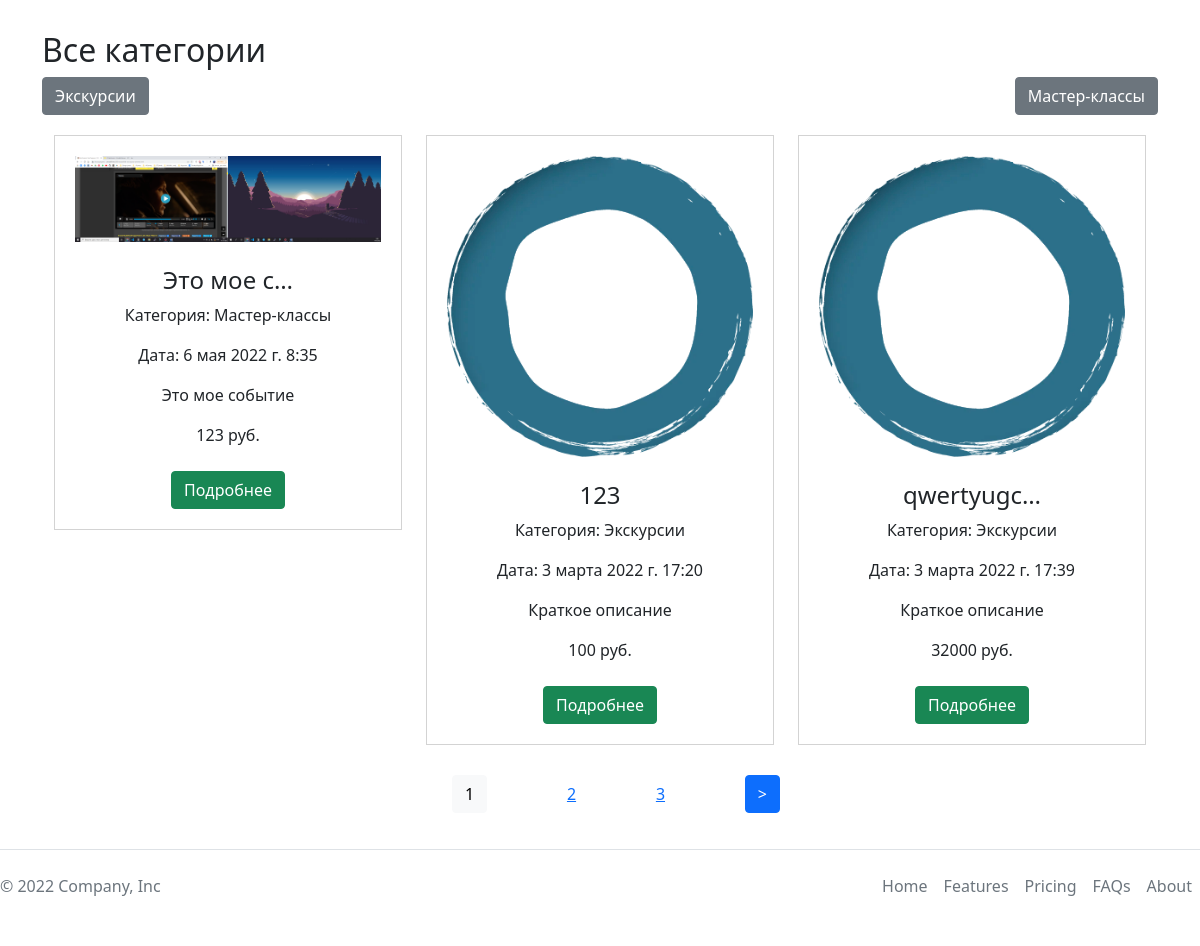
/ru/ (lower part), run on an earlier commit of the app's database.
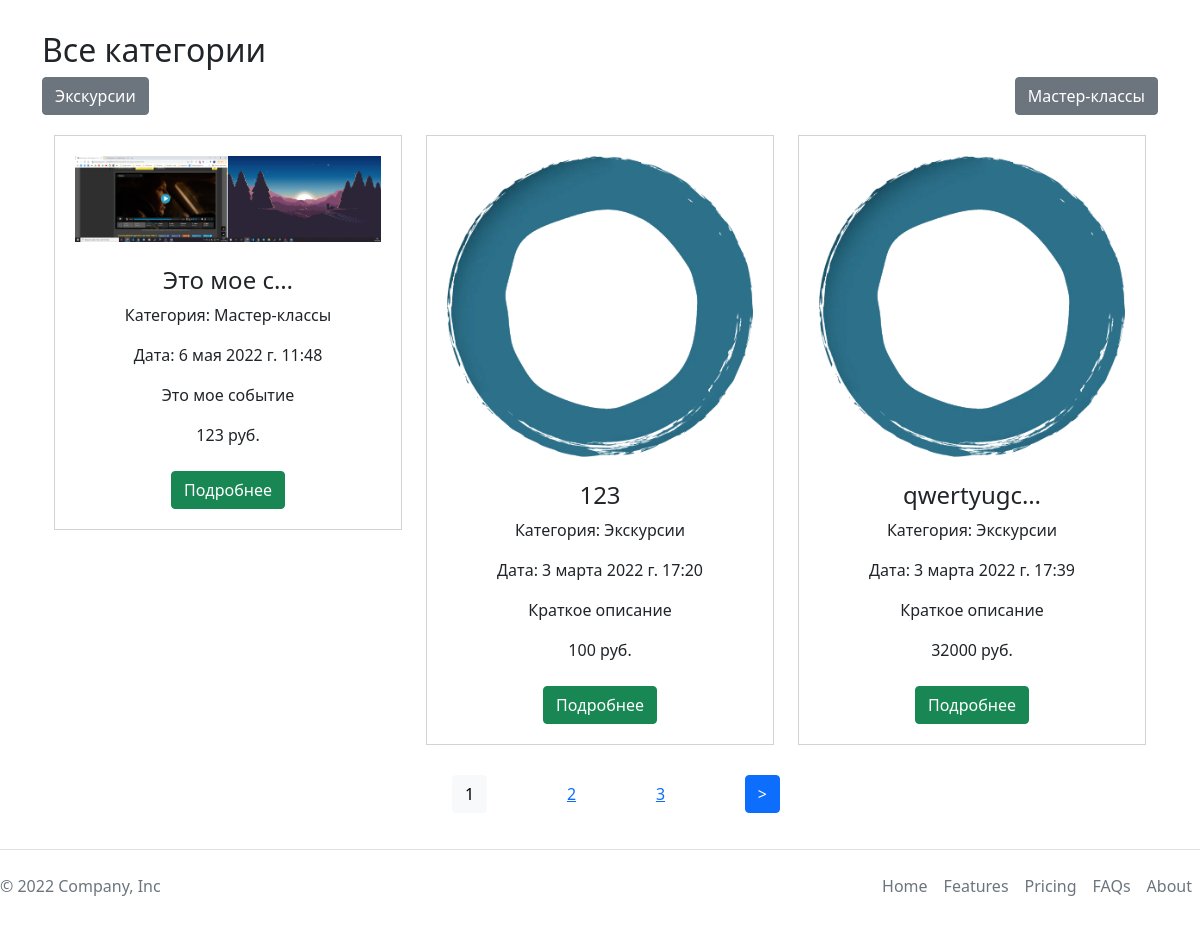
And on a later commit of the database.
### main/models.py (models this page shows, shortened)
class Event(models.Model):
    title = models.CharField('Название', max_length=50)
    price = models.DecimalField(
        max_digits=10, decimal_places=0, default=0)
    discount = models.IntegerField(blank=True, null=True, default=0)
    slug = models.SlugField(unique=True, db_index=True, verbose_name='URL')
    author = models.ForeignKey(User, on_delete=models.PROTECT, default=1)
    short_description = models.TextField(
        'Краткое описание', blank=True, null=True, default=None)
    description = models.TextField('Описание')
    photo = models.ImageField(
        'Фото', upload_to="photos/%Y/%m/%d/", null=True)
    time_create = models.DateTimeField('Дата создания', auto_now_add=True)
    time_upload = models.DateTimeField('Дата изменения', auto_now=True)
    is_published = models.BooleanField('Публикация', default=True)
    is_popular = models.BooleanField(default=False)
    is_promo = models.BooleanField(default=False)
    cat = models.ForeignKey('Category',
                            on_delete=models.PROTECT, verbose_name='Категория')
    class Meta:
        verbose_name = "Событие"
        verbose_name_plural = "События"
        ordering = ['-time_create', 'title']
    def get_absolute_url(self):
        return reverse('event', kwargs={'event_slug': self.slug})

class Category(models.Model):
    name = models.CharField(max_length=100, db_index=True,
                            verbose_name='Название категории')
    slug = models.SlugField(unique=True, db_index=True, verbose_name='URL')
    is_active = models.BooleanField(default=True)
    def __str__(self):
        return self.name
    def get_absolute_url(self):
        return reverse('category', kwargs={'cat_slug': self.slug})
    class Meta:
        verbose_name = "Категория"
        verbose_name_plural = 'Категории'

### main/views.py (the view)
# urls.py: path('', views.EventHome.as_view(),  name="home"),
class EventHome(DataMixin, ListView):
    model = Event
    template_name = 'main/index.html'
    context_object_name = 'events'
    def get_context_data(self, *, object_list=None, **kwargs):
        context = super().get_context_data(**kwargs)
        c_def = self.get_user_context(title="Главная страница")
        return dict(list(context.items()) + list(c_def.items()))
    def get_queryset(self):
        return Event.objects.filter(is_published=True).select_related('cat')

### main/utils.py (called while the page is built)
    def get_user_context(self, **kwargs):
        context = kwargs
        cats = Category.objects.annotate(Count('event'))
        user_menu = menu.copy()
        if not self.request.user.is_authenticated:
            user_menu.pop(2)
            user_menu.pop(3)
        context['menu'] = user_menu
        context['cats'] = cats
        if 'cat_selected' not in context:
            context['cat_selected'] = 0
        return context

### main/templates/main/index.html (shortened to what this page needs)
{% extends 'main/base.html' %}
{% load main_tags %}
{% load static %}
{% load i18n %}
{% block content %}
<div class="container">
    <div class="events_type">
        <h1 class="common_h2">
        </h1>
        <h2>
            {% trans 'Все категории'%}
        </h2>
        <div class="events_type__list">
            {% for c in cats %}
            {% if c.event__count > 0 %}
            {% if c.pk == cat_selected %}
            <div class="btn btn-outline-success">
                {{ c.name }}
            </div>
            {% else %}
            <a class="btn btn-secondary" href="{{ c.get_absolute_url }}"> {{ c.name }}</a>
            {% endif %}
            {% endif %}
            {% endfor %}
        </div>
        <div class="section section1">
            <div class="container">
                <div class="row">
                    {% for e in events %}
                    <div class="col-lg-4">
                        <div class="product-item">
                            <div>
                                {% if e.photo %}
                                <img class="img-fluid" src=" {{ e.photo.url }}" alt="">
                                {% endif %}
                            </div>
                            <br>
                            <h4>{{e.title|truncatechars_html:10}}</h4>
                            <p>
                                {% trans 'Категория'%}: {{ e.cat }}
                            </p>
                            <p>
                                {% trans 'Дата'%}: {{ e.time_upload }}
                            </p>
                            <p>{{e.short_description|linebreaks }}</p>
                            <div>
                                {{ e.price }} руб.
                            </div>
                            <br>
                            <div class="add-to-card-btn">
                                <a class="btn btn-success" href="{{ e.get_absolute_url }}">{% trans 'Подробнее'%}</a>
                            </div>
                        </div>
                    </div>
                    {% endfor %}
                </div>
            </div>
        </div>
    </div>
</div>
{% endblock %}

What changed in the data, as far as the page shows it:
changed Event "Это мое событие": time_upload "6 мая 2022 г. 8:35" → "6 мая 2022 г. 11:48"
